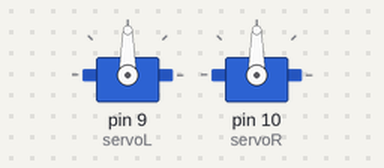
Simulated run of this sketch. Board: Arduino Uno, built with avr-gcc and run on an emulated ATmega328P. Parts: 2 × servo.

Above: at 0.05 s.
At 2.0 s:
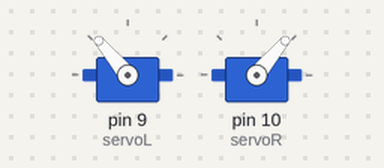
At 4.0 s:
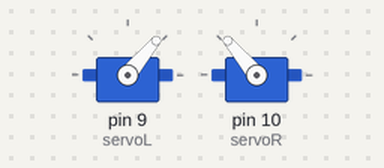
Timing chart, 0 to 5.2 s (numbered marks = the images above):
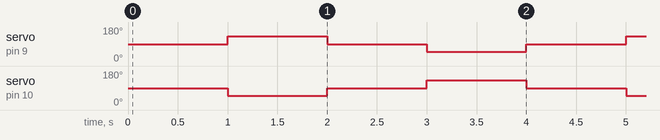

The sketch:

simpleboilerplate.ino
```cpp
#include <Servo.h> // include the Servo library

// create the servo objects
Servo leftMotor;
Servo rightMotor;

const int servoR = 10;  // Right Servo control line (orange) on Pin #10
const int servoL = 9;   // Left Servo control line (orange) on Pin #9
const int centerR = 90; //This sets the center or Stopping point for the servo. If the robot drifts to one side, try changing this number by +/- 1.
const int centerL = 90; //This sets the center or Stopping point for the servo. If the robot drifts to one side, try changing this number by +/- 1.

int moveSpeed = 40;

void setup()
{
  leftMotor.attach(servoL);  // attaches the servo on pin 13 to a servo object
  rightMotor.attach(servoR); // attaches the servo on pin 12 to a servo object
}

void loop()
{
  MoveStop(1000);
  MoveF(moveSpeed, 1000);
  MoveStop(1000);
  MoveB(moveSpeed, 1000);
}

/* The Hack-E-Bot can now be programmed to move by giving it instructions like:
MoveStop(stopTime); -- to stop moving
MoveF(moveSpeed, moveTime); -- to drive forward
MoveB(moveSpeed, moveTime); -- to drive backward
TurnR(moveSpeed, moveTime); -- to turn right
TurnL(moveSpeed, moveTime); -- to turn left
stopTime and moveTime are mesured in miliseconds.
moveSpeed is a number between 0 to 90 with 0 being no movment and 90 being full speed.
*/

void MoveStop(int T){ // Stop moving, T = stopTime.
  rightMotor.write(centerR);
  leftMotor.write(centerL);
  delay(T);
}

void MoveF(int S, int T){ // Move forward, S = moveSpeed, T = moveTime.
  rightMotor.write(centerR - S);
  leftMotor.write(S + centerL);
  delay(T);
}

void MoveB(int S, int T){ // Move backward, S = moveSpeed, T = moveTime.
  rightMotor.write(S + centerR);
  leftMotor.write(centerL - S);
  delay(T);
}

void TurnL(int S, int T){ // Turn Left, S = moveSpeed, T = moveTime.
  rightMotor.write(centerR - S);
  leftMotor.write(centerL - S);
  delay(T);
}

void TurnR(int S, int T){ // Turn Right, S = moveSpeed, T = moveTime.
  rightMotor.write(S + centerR);
  leftMotor.write(S + centerL);
  delay(T);
}
```

Measured:
- by itself, servo on pin 9 (servoL): repeats every 4.0 s: 90° 1.0 s, 50° 1.0 s, 90° 1.0 s, 130° 1.0 s
- by itself, servo on pin 10 (servoR): repeats every 4.0 s: 90° 1.0 s, 130° 1.0 s, 90° 1.0 s, 50° 1.0 s
